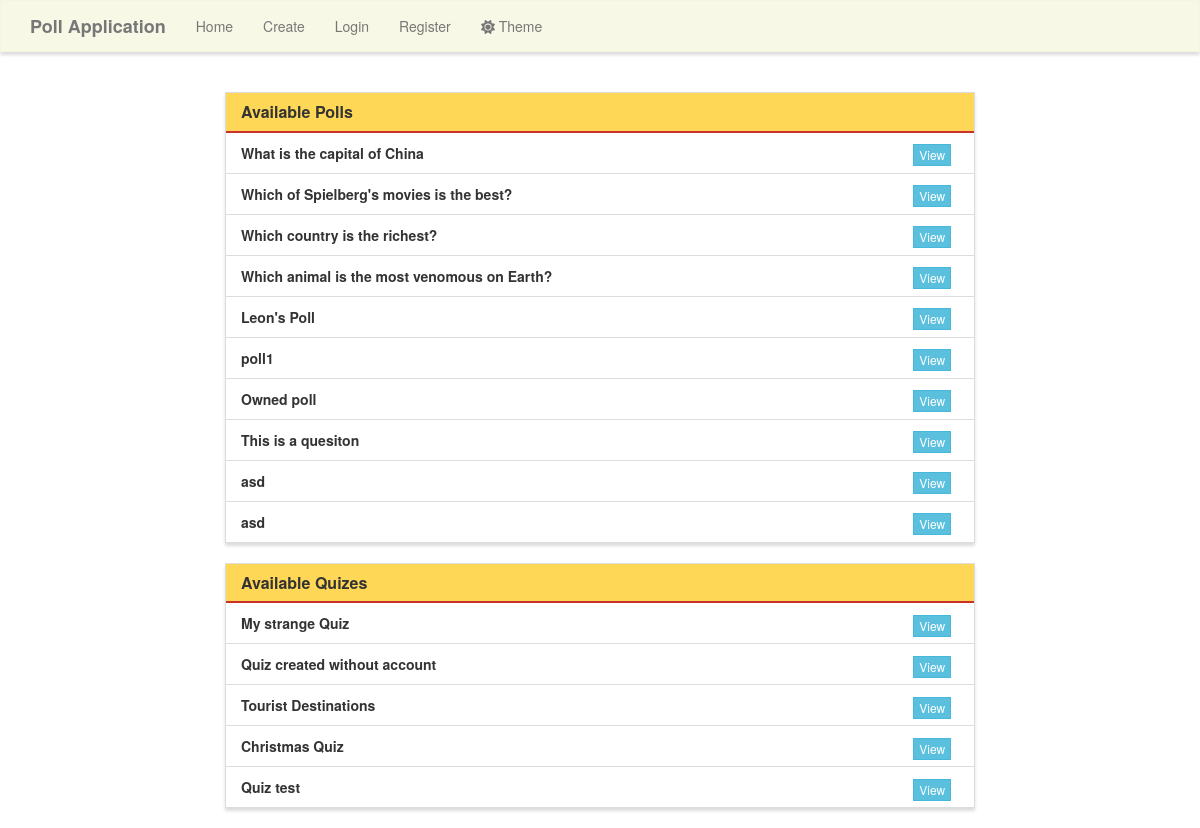
The page / on the database its author committed.
### Poll_app/models.py (models this page shows, shortened)
class Poll(models.Model):
    question = models.TextField()
    option_one = models.CharField(max_length=30)
    option_two = models.CharField(max_length=30)
    option_three = models.CharField(max_length=30)
    option_one_count = models.IntegerField(default=0)
    option_two_count = models.IntegerField(default=0)
    option_three_count = models.IntegerField(default=0)
    author = models.ForeignKey(settings.AUTH_USER_MODEL,on_delete=models.CASCADE,null=True, default=4)
    quiz = models.ForeignKey(Quiz, on_delete=models.CASCADE, null=True, blank=True)

class Quiz(models.Model):
    name = models.CharField(max_length=50)
    author = models.ForeignKey(settings.AUTH_USER_MODEL,on_delete=models.CASCADE,null=True, default=4)

### Poll_app/views.py (the view)
# urls.py: 2. Add a URL to urlpatterns:  path('', views.home, name='home')
def home(request):
    polls = Poll.objects.filter(quiz__isnull=True)
    quizes = Quiz.objects.all()
    context={}
    if "HTTP_REFERER" in request.META and "quiz" in request.META["HTTP_REFERER"] and request.session.get('finished') == "quiz":
        context['finished_text']="You have finished your quiz. Tip: You can create one yourself on the create pacge."
        del request.session['finished']
        request.session.modified = True
    if "HTTP_REFERER" in request.META and "create" in request.META["HTTP_REFERER"] and request.session.get('created') == "quiz":
        context['finished_text']="Quiz was created."
        del request.session['created']
        request.session.modified = True
    if "HTTP_REFERER" in request.META and "create" in request.META["HTTP_REFERER"] and request.session.get('created') == "poll":
        context['finished_text']="Poll was created."
        del request.session['created']
        request.session.modified = True
    request.session.get("false")
    context ['polls']=polls
    context ['quizes']=quizes
    return render(request, 'poll/home.html', context)

### Poll_app/templates/poll/home.html (shortened to what this page needs)
{% extends "poll/base.html" %}
{% block main %}
<div class="row">
    <div class="col-lg-8 col-lg-offset-2">
		<div style="height:20px;"></div>
        <div class="panel panel-default">
            <div class="panel-heading">
                <h3 class="panel-title">Available Polls</h3>
            </div>
			<ul class="list-group">
				{% for poll in polls %}
				<li class="list-group-item btn-menu-option" onClick="location.href='{% url 'vote' poll.id %}'">
					<strong>{{ poll.question }}</strong>
					<span class="pull-right">
						<a href="{% url 'vote' poll.id %}" class="btn btn-info btn-xs">View</a> &nbsp;
					</span>
				</li>
				{% endfor %}
			</ul>
		</div>
		<div class="panel panel-default">
            <div class="panel-heading">
                <h3 class="panel-title">Available Quizes</h3>
            </div>
			<ul class="list-group">
				{% for quiz in quizes %}
				<li class="list-group-item btn-menu-option" onClick="location.href='{% url 'quiz' quiz.id %}'">
					<strong>{{ quiz.name }}</strong>
					<span class="pull-right">
						<a href="{% url 'quiz' quiz.id %}" class="btn btn-info btn-xs">View</a> &nbsp;
					</span>
				</li>
				{% endfor %}
			</ul>
        </div>
    </div>
</div>
{% endblock %}

### Poll_app/templates/poll/base.html (shortened to what this page needs)
{% load static %}
<!DOCTYPE html>
<html lang="en">
<head>
    <link rel="stylesheet" href="https://maxcdn.bootstrapcdn.com/bootstrap/3.3.7/css/bootstrap.min.css"
>
    <link rel="stylesheet" type="text/css" id="theme-link">
</head>
<body class="body-new">
    <nav class="navbar navbar-default" role="navigation">
        <div class="container">
            <div class="navbar-header">
                <a class="navbar-brand" href="{% url 'home' %}">Poll Application</a>
            </div>
            <div class="collapse navbar-collapse" id="bs-example-navbar-collapse-1">
                <div class="nav navbar-nav">
                    <li class="nav-link"><a href="{% url 'home' %}">Home</a></li>
                    <li class="nav-link"><a href="{% url 'create' %}">Create</a></li>
                    {% if user.is_authenticated %}
                    <li class="nav-link"><a href="{% url 'profile' %}">Profile</a></li>
                    <li class="nav-link"><a href="{% url 'logout' %}">Logout</a></li>
                    {% else %}
                    <li class="nav-link"><a href="{% url 'login' %}">Login</a></li>
                    <li class="nav-link"><a href="{% url 'register' %}">Register</a></li>
                    {% endif %}
                    <li class="nav-link"><a id="theme-switcher" style="cursor: pointer;"><i class="fas fa-sun"></i> Theme</a></li>
                </div>
            </div>
        </div>
    </nav>
    <div class="container">
        {% block main %}{% endblock %}
    </div>
</body>
</html>

### Poll_app/static/poll/css/style-light.css (style rules this page uses)
a.navbar-brand, .panel-title { font-weight: bolder; }
.btn-menu-option { background-color: #fff; border-color: #ddd; }
.navbar-default, .btn, .form-control, .panel { border-radius: 0; }
.navbar-default { background-color: rgba(245, 245, 220, .7); border-color: rgba(245, 245, 220, .6); box-shadow: 0px 3px 3px 0px #ddd; }
.panel-default > .panel-heading { color: #333; background-color: #ffd756; border-color: #ca302c; border-width: 2px; border-top-left-radius: 0; border-top-right-radius: 0; }
.panel { box-shadow: 0px 3px 3px 0px #ddd; }

### rows shown on the page
Poll: question "What is the capital of China"
Poll: question "Which of Spielberg's movies is the best?"
Poll: question "Which country is the richest?"
Poll: question "Which animal is the most venomous on Earth?"
Poll: question "Leon's Poll"
Poll: question "poll1"
Poll: question "Owned poll"
Poll: question "This is a quesiton"
Poll: question "asd"
Poll: question "asd"
Quiz: name "My strange Quiz"
Quiz: name "Quiz created without account"
Quiz: name "Tourist Destinations"
Quiz: name "Christmas Quiz"
Quiz: name "Quiz test"
